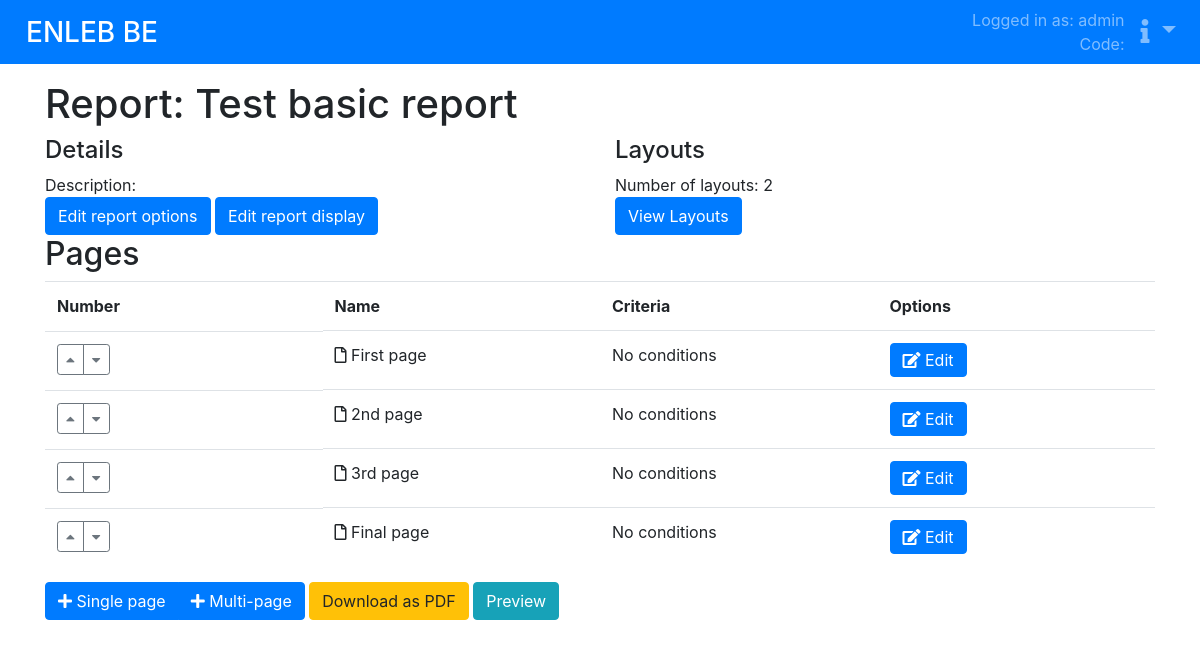
The app's page /setup/reports/reports/test-basic-report/ (signed in) with its own data.
### reports/models.py (models this page shows, shortened)
class Report(models.Model):
    report_name = models.CharField(max_length=128, unique=True)
    file_name = models.CharField(max_length=128)
    slug = models.SlugField(editable=False, blank=True, max_length=128, unique=True)
    description = models.TextField(default="", blank=True, null=True)
    promotion_text = models.TextField(blank=True, null=True, verbose_name="Text displayed near download option")
    is_live = models.BooleanField(default=False)
    last_edited = models.DateTimeField(auto_now=True)
    pages = models.ManyToManyField(to="ReportPage", through="ReportPageLink")
    def get_pages(self):
        return self.pages.order_by(
            'reportpagelink__page_number'
        ).all()

class ReportPage(Page):
    description = models.TextField()
    layout = models.ForeignKey(PageLayout, on_delete=models.SET_NULL, null=True)
    TECHS_ADVISED = 11
    TECHS_DENIED = 12
    TECHS_UNKNOWN = 13
    multi_type = models.IntegerField(
        choices=[
            (TECHS_ADVISED, 'Advised techs'),
            (TECHS_DENIED, 'Not advised techs'),
            (TECHS_UNKNOWN, 'No advise techs')
        ],
        blank=True,
        null=True,
        default=None,
    )
    has_header_footer = models.BooleanField(verbose_name="Has a header or footer", default=True)
    option_fields = ['name', 'description']
    renderer = ReportSinglePageRenderer

### PageDisplay/models.py (models this page shows, shortened)
class Page(models.Model):
    root_module = models.ForeignKey('BaseModule', on_delete=models.CASCADE, blank=True, null=True)
    last_edited = models.DateTimeField(auto_now=True)
    name = models.CharField(max_length=63)
    option_fields = ['name']
    renderer = renderers.BasePageRenderer
    def __init__(self, *args, **kwargs):
        if 'layout' in kwargs.keys():
            if isinstance(kwargs.get('layout'), type):
                kwargs['layout'] = kwargs['layout'].objects.create()
        super(Page, self).__init__(*args, **kwargs)
    def __str__(self):
        return self.name

### reports/views_setup.py (the view)
# urls.py: path('', views_setup.ReportInfoView.as_view(), name='details'),
class ReportInfoView(AccessabilityMixin, ReportMixin, TemplateView):
    template_name = "reports/report_detail.html"

### Shakespeare/context_processors.py (called while the page is built)
def questionaire_context(request):
    context = {
        'inquirer': Inquirer.objects.filter(id=request.session.get('inquirer_id', None)).first(),
    }
    context.update({
        'DISPLAY_TECH_SCORES': settings.DISPLAY_TECH_SCORES_IN_VIEW,
        'SITE_DISPLAY_NAME': settings.SITE_DISPLAY_NAME,
        'MAIN_CONTACT_EMAIL': settings.MAIN_CONTACT_EMAIL,
        'PRIVACY_DOCUMENT_URL': settings.PRIVACY_DOCUMENT_URL,
        'ENABLE_STAP_3': settings.ENABLE_STAP_3,
    })
    return context

### reports/templatetags/setup_report_tags.py (called while the page is built)
@register.simple_tag()
def create_move_up_form(report_page):
    form = MovePageForm(
        report=report_page.reportpagelink.report,
        initial={
            'move_up': True,
            'report_page': report_page,
        }
    )
    return form.as_p()

@register.simple_tag()
def create_move_down_form(report_page):
    form = MovePageForm(
        report=report_page.reportpagelink.report,
        initial={
            'move_up': False,
            'report_page': report_page,
        }
    )
    return form.as_p()

### reports/views_setup.py (called while the page is built)
    def dispatch(self, request, *args, **kwargs):
        self.report = get_object_or_404(Report, slug=kwargs.pop('report_slug'))
        return super(ReportMixin, self).dispatch(request, *args, **kwargs)

    def get_context_data(self, **kwargs):
        context = super(ReportMixin, self).get_context_data(**kwargs)
        context['report'] = self.report
        return context

### reports/templates/reports/report_detail.html (shortened to what this page needs)
{% extends 'base_with_body.html' %}
{% load setup_report_tags %}
{% load django_bootstrap_breadcrumbs  %}
{% block body %}
    <h1>Report: {{ report.report_name }}</h1>
    <div class="row">
        <div class="col-md-6">
            <h4>Details</h4>
            <div class="row">
                <div class="col-md-3">
                    Description:
                </div>
                <div class="col-md-9">
                </div>
            </div>
            <div class="row">
                <div class="col">
                    <a href="{% url "setup:reports:edit_report" report_slug=report.slug %}" class="btn btn-primary">
                        Edit report options
                    </a>
                    <a href="{% url "setup:reports:edit_display" report_slug=report.slug %}" class="btn btn-primary">
                        Edit report display
                    </a>
                </div>
            </div>
        </div>
        <div class="col-md-6">
            <h4>Layouts</h4>
            <div>
                Number of layouts: {{ report.pagelayout_set.count }}
            </div>
            <a href="{% url "setup:reports:layout_overview" report_slug=report.slug %}" class="btn btn-primary">
                View Layouts
            </a>
        </div>
    </div>
    <h2>Pages</h2>
    <div class="table-responsive">
        <table class="table table-hover">
            <thead>
            <tr class="font-weight-bold">
                <td style="min-width: 10rem">Number</td>
                <td style="min-width: 10rem">Name</td>
                <td style="min-width: 10rem">Criteria</td>
                <td style="min-width: 10rem;">Options</td>
            </tr>
            </thead>
            <tbody>
            {% for page in report.get_pages %}
                <tr>
                    <td class="d-flex">
                        <div class="btn-group btn-group-sm" role="group" aria-label="Move page">
                            <button type="submit" class="btn btn-outline-secondary"
                                    form="{{ page.id }}-move-up">
                                <i class="fas fa-caret-up"></i>
                            </button>
                            <button type="submit" class="btn btn-outline-secondary"
                                form="{{ page.id }}-move-down">
                                <i class="fas fa-caret-down"></i>
                            </button>
                        </div>
                    </td>
                    <td>
                        {% if page.multi_type %}
                            <i class="fas fa-copy"></i>
                        {% else %}
                            <i class="far fa-file"></i>
                        {% endif %}
                        {{ page.name }}
                    </td>
                    <td>
                        {% if page.pagecriteria_set.count == 0 %}
                            No conditions
                        {% elif page.pagecriteria_set.count == 1 %}
                            {{ page.pagecriteria_set.first.get_key_name }} / {{ page.pagecriteria_set.first.get_value_name }}
                        {% else %}
                            {{ page.pagecriteria_set.count }} conditions
                        {% endif %}
                    </td>
                    <td class="">
                        <a href="{% url "setup:reports:pages:edit_page" report_slug=report.slug report_page_id=page.id %}"
                           class="py-1 btn btn-primary">
                            <i class="fas fa-edit"></i> Edit
                        </a>
                    </td>
                </tr>
            {% empty %}
                <tr>
                    <td colspan="4">
                        No reports yet
                    </td>
                </tr>
            {% endfor %}
            </tbody>
        </table>
        <div class="btn-group" role="group" aria-label="Basic example">
            <a type="button" href="{% url "setup:reports:add_page" report_slug=report.slug %}"
               class="btn btn-primary">
                <i class="fas fa-plus"></i> Single page
            </a>
            <a type="button" href="{% url "setup:reports:add_multi_page" report_slug=report.slug %}"
               class="btn btn-primary">
                <i class="fas fa-plus"></i> Multi-page
            </a>
        </div>
        <a href="{% url "setup:reports:pdf" report_slug=report.slug %}"
           class="btn btn-warning">
            Download as PDF
        </a>
        <a href="{% url "setup:reports:pdf_preview" report_slug=report.slug %}"
           class="btn btn-info">
            Preview
        </a>
    </div>
{% endblock %}

### assets/templates/base_with_body.html (shortened to what this page needs)
{% extends 'base.html' %}
{% load static %}
{% load django_bootstrap_breadcrumbs  %}
{% load score_result_tags %}
{% block body_content %}
    {% if user.is_authenticated %}
        <nav class="navbar navbar-expand navbar-dark bg-primary my-0 py-0">
            <a href="{% url 'index' %}" class="navbar-brand mr-auto">
                <span class="h3 d-none d-lg-inline"
                      style="line-height: 40px; vertical-align: middle; margin: 0 0 0 10px"> {{ SITE_DISPLAY_NAME }}</span>
            </a>
            {% with justify="d-flex justify-content-between align-items-center" %}
                <span class="navbar-text text-right px-2">
                Logged in as: {{ user }}<br>
                Code: {{ inquirer.get_inquiry_code }}
                </span>
                    <div class="navbar-nav">
                        <div class="nav-item dropdown">
                            <a class="nav-link dropdown-toggle h4 mb-0" href="#" data-toggle="dropdown">
                                <i class="fas fa-info"></i>
                            </a>
                        </div>
                    </div>
            {% endwith %}
        </nav>
    {% endif %}
    {% block body-containerless %}
        <div class="container my-3">
            {% block body %}{% endblock %}
        </div>
    {% endblock %}
{% endblock body_content %}

### assets/templates/base.html (shortened to what this page needs)
{% load static %}
<!doctype html>
<html lang="en">
<head>
    {% block css %}
        {% if color_scheme == "dark" %}
            <link href="https://stackpath.bootstrapcdn.com/bootswatch/4.3.1/cyborg/bootstrap.min.css" rel="stylesheet"
>
        {% elif color_scheme == "sketchy" %}
            <link href="https://stackpath.bootstrapcdn.com/bootswatch/4.3.1/sketchy/bootstrap.min.css" rel="stylesheet"
>
        {% else %}
            <link href="{% static "css/bootstrap.min.css" %}" rel="stylesheet">
        {% endif %}
        <link href="{% static "css/bootstrap_expansion.css" %}" rel="stylesheet">
        <link href="{% static "css/question_style.css" %}" rel="stylesheet">
        <link rel="stylesheet" href="https://use.fontawesome.com/releases/v5.8.1/css/all.css"
>
    {% endblock %}
</head>
<body style="height: 100vh; width: 100%;">
    {% block body_content %}{% endblock %}
</body>
</html>

### records on screen
Report: report_name "Test basic report", pagelayout_set.count "2"
ReportPage: name "First page", shows "No conditions"
ReportPage: name "2nd page", shows "No conditions"
ReportPage: name "3rd page", shows "No conditions"
ReportPage: name "Final page", shows "No conditions"

### other values on screen
{{ SITE_DISPLAY_NAME }} "ENLEB BE"
{{ user }} "admin"
